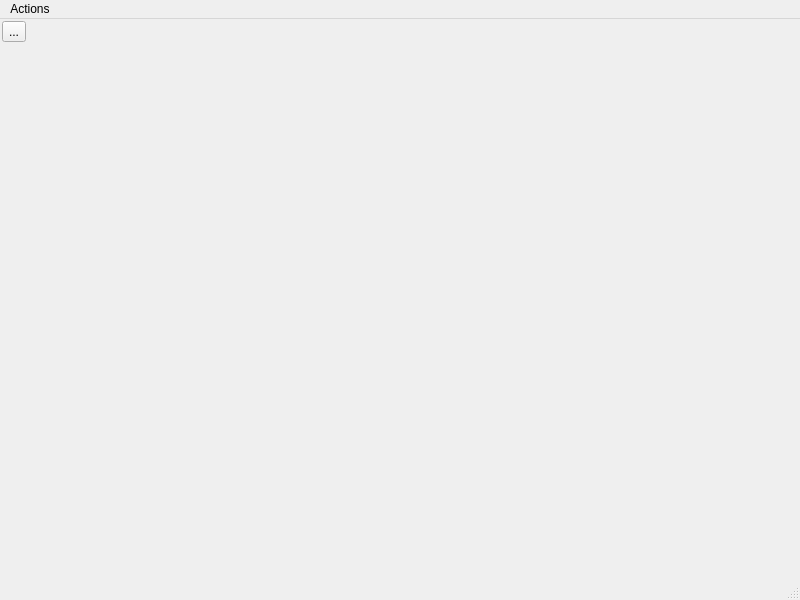
<?xml version="1.0" encoding="UTF-8"?>
<ui version="4.0">
 <class>MainWindow</class>
 <widget class="QMainWindow" name="MainWindow">
  <property name="geometry">
   <rect>
    <x>0</x>
    <y>0</y>
    <width>800</width>
    <height>600</height>
   </rect>
  </property>
  <property name="windowTitle">
   <string>MainWindow</string>
  </property>
  <widget class="QWidget" name="centralwidget">
   <layout class="QHBoxLayout" name="horizontalLayout" stretch="0,1">
    <property name="spacing">
     <number>0</number>
    </property>
    <property name="leftMargin">
     <number>2</number>
    </property>
    <property name="topMargin">
     <number>2</number>
    </property>
    <property name="rightMargin">
     <number>2</number>
    </property>
    <property name="bottomMargin">
     <number>2</number>
    </property>
    <item>
     <layout class="QVBoxLayout" name="verticalLayout">
      <item>
       <widget class="QToolButton" name="toolButton">
        <property name="text">
         <string>...</string>
        </property>
        <property name="icon">
         <iconset resource="zcontrol.qrc">
          <normaloff>:/pict/logo</normaloff>:/pict/logo</iconset>
        </property>
        <property name="iconSize">
         <size>
          <width>128</width>
          <height>96</height>
         </size>
        </property>
       </widget>
      </item>
      <item>
       <spacer name="verticalSpacer">
        <property name="orientation">
         <enum>Qt::Vertical</enum>
        </property>
        <property name="sizeHint" stdset="0">
         <size>
          <width>20</width>
          <height>40</height>
         </size>
        </property>
       </spacer>
      </item>
     </layout>
    </item>
    <item>
     <spacer name="horizontalSpacer">
      <property name="orientation">
       <enum>Qt::Horizontal</enum>
      </property>
      <property name="sizeHint" stdset="0">
       <size>
        <width>40</width>
        <height>20</height>
       </size>
      </property>
     </spacer>
    </item>
   </layout>
  </widget>
  <widget class="QMenuBar" name="menubar">
   <property name="geometry">
    <rect>
     <x>0</x>
     <y>0</y>
     <width>800</width>
     <height>21</height>
    </rect>
   </property>
   <widget class="QMenu" name="menuActions">
    <property name="title">
     <string>Actions</string>
    </property>
    <addaction name="actionStart_Ethernet_IP"/>
    <addaction name="actionStop_Ethernet_IP"/>
   </widget>
   <addaction name="menuActions"/>
  </widget>
  <widget class="QStatusBar" name="statusbar"/>
  <action name="actionStart_Ethernet_IP">
   <property name="text">
    <string>Start Ethernet/IP</string>
   </property>
  </action>
  <action name="actionStop_Ethernet_IP">
   <property name="text">
    <string>Stop Ethernet/IP</string>
   </property>
  </action>
 </widget>
 <resources>
  <include location="zcontrol.qrc"/>
 </resources>
 <connections/>
</ui>
